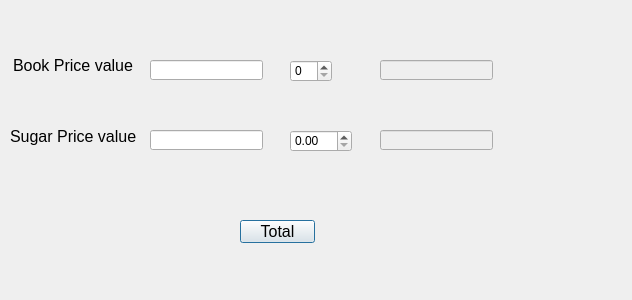
<?xml version="1.0" encoding="UTF-8"?>
<ui version="4.0">
 <class>Dialog</class>
 <widget class="QDialog" name="Dialog">
  <property name="geometry">
   <rect>
    <x>0</x>
    <y>0</y>
    <width>632</width>
    <height>300</height>
   </rect>
  </property>
  <property name="windowTitle">
   <string>Dialog</string>
  </property>
  <widget class="QLabel" name="label">
   <property name="geometry">
    <rect>
     <x>13</x>
     <y>50</y>
     <width>121</width>
     <height>31</height>
    </rect>
   </property>
   <property name="font">
    <font>
     <family>Arial</family>
     <pointsize>12</pointsize>
    </font>
   </property>
   <property name="text">
    <string>Book Price value</string>
   </property>
  </widget>
  <widget class="QLabel" name="label_2">
   <property name="geometry">
    <rect>
     <x>10</x>
     <y>121</y>
     <width>131</width>
     <height>31</height>
    </rect>
   </property>
   <property name="font">
    <font>
     <family>Arial</family>
     <pointsize>12</pointsize>
    </font>
   </property>
   <property name="text">
    <string>Sugar Price value</string>
   </property>
  </widget>
  <widget class="QLabel" name="labelTotalAmount">
   <property name="geometry">
    <rect>
     <x>360</x>
     <y>210</y>
     <width>161</width>
     <height>31</height>
    </rect>
   </property>
   <property name="text">
    <string/>
   </property>
  </widget>
  <widget class="QSpinBox" name="spinBoxBookQty">
   <property name="geometry">
    <rect>
     <x>290</x>
     <y>60</y>
     <width>42</width>
     <height>22</height>
    </rect>
   </property>
  </widget>
  <widget class="QDoubleSpinBox" name="doubleSpinBoxSugarWeight">
   <property name="geometry">
    <rect>
     <x>290</x>
     <y>130</y>
     <width>62</width>
     <height>22</height>
    </rect>
   </property>
  </widget>
  <widget class="QLineEdit" name="lineEditBookPrice">
   <property name="geometry">
    <rect>
     <x>150</x>
     <y>60</y>
     <width>113</width>
     <height>20</height>
    </rect>
   </property>
  </widget>
  <widget class="QLineEdit" name="lineEditBookAmount">
   <property name="enabled">
    <bool>false</bool>
   </property>
   <property name="geometry">
    <rect>
     <x>380</x>
     <y>60</y>
     <width>113</width>
     <height>20</height>
    </rect>
   </property>
  </widget>
  <widget class="QLineEdit" name="lineEditSugarPrice">
   <property name="geometry">
    <rect>
     <x>150</x>
     <y>130</y>
     <width>113</width>
     <height>20</height>
    </rect>
   </property>
  </widget>
  <widget class="QLineEdit" name="lineEditSugarAmount">
   <property name="enabled">
    <bool>false</bool>
   </property>
   <property name="geometry">
    <rect>
     <x>380</x>
     <y>130</y>
     <width>113</width>
     <height>20</height>
    </rect>
   </property>
  </widget>
  <widget class="QPushButton" name="pushButton">
   <property name="geometry">
    <rect>
     <x>240</x>
     <y>220</y>
     <width>75</width>
     <height>23</height>
    </rect>
   </property>
   <property name="font">
    <font>
     <family>Arial</family>
     <pointsize>12</pointsize>
    </font>
   </property>
   <property name="text">
    <string>Total</string>
   </property>
  </widget>
 </widget>
 <resources/>
 <connections/>
</ui>
